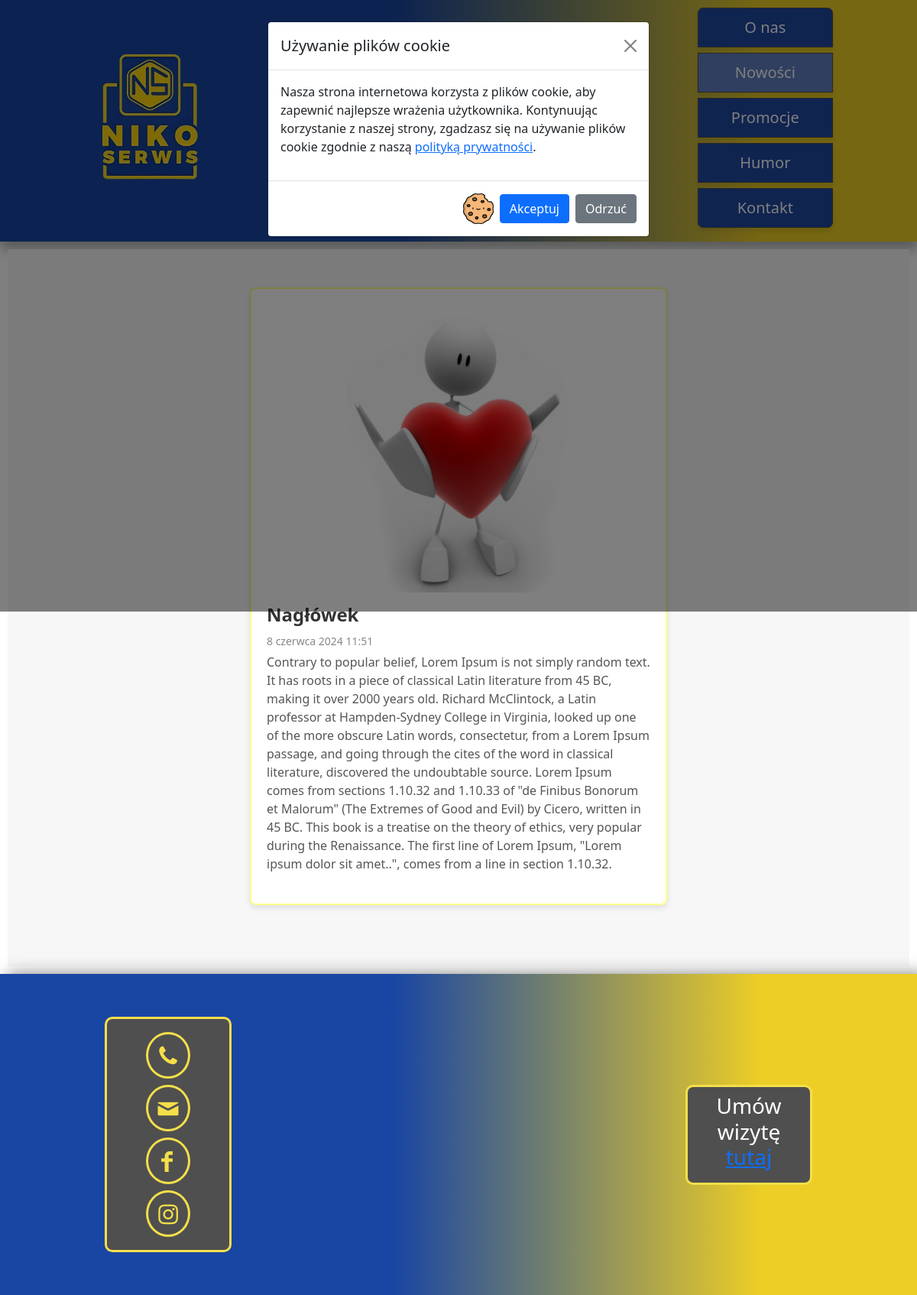
Screenshot of /nowosci/ with the database file from the repository.
### informacja/models.py (models this page shows, shortened)
class News(models.Model):
    img = models.ImageField(upload_to='zdjecia/', blank=True, null=True)
    header = models.CharField(max_length=40, verbose_name='Nagłówek', blank=True, null=True)
    date = models.DateTimeField(auto_now=True)
    desc = models.TextField(verbose_name='Treść', blank=True, null=True)
    class Meta:
        verbose_name = 'Nowość'
        verbose_name_plural = 'Nowośći'

### informacja/views.py (the view)
# urls.py: path('nowosci/', views.nowosci, name = 'nowosci'),
def nowosci(request):
    news = News.objects.all().order_by('-date')
    return render(request, 'wiadomosci.html', {'news': news})

### templates/wiadomosci.html (shortened to what this page needs)
{%extends 'base.html'%}
{%load static%}
{%block content%}
  <section class="news">
    <div class="container">
      <div class="row">
        {% if news %}
        {%for inf in news%}
        <div class="col-md-6">
          <div class="news-item">
            {%if inf.img%}
            <img src="{{inf.img.url}}" alt="News Image" class="news-image">
            {%endif%}
            {%if inf.header%}
            <h3 class="news-title">{{inf.header}}</h3>
            {%endif%}
            <p class="news-date">{{inf.date}}</p>
            {%if inf.desc%}
            <p class="news-description">{{inf.desc}}</p>
            {%endif%}
          </div>
        </div>
        {%endfor%}
        {%else%}
        <h1 class="mb-5 mt-5 text-center">Na razie ten rozdział jest pusty, zajmiemy się nim w najbliższy czas</h1>
        {%endif%}
      </div>
    </div>
  </section>
{%endblock%}

### templates/base.html (shortened to what this page needs)
{% load static %}
<!DOCTYPE html>
<html lang="pl">
<head>
    <link rel="stylesheet" href="{% static 'css/style.css' %}">
    <link rel="stylesheet" href="{% static 'css/bootstrap.min.css' %}">
    <link rel="stylesheet" href="{% static 'css/fontello.css' %}">
    <link rel="stylesheet" href="{% static 'css/indexstyles.css' %}">
</head>
<body>
  <header>
    <div class="header-content">
      <div class="row">
        <div class="col-sm-12 col-lg-4 some">
          <img src="{% static 'zyro-image.png' %}" alt="logo" class="logo" draggable="false">
        </div>
        <div class="col-sm-12 col-lg-4 t1 text-center text-white mb-4">
          <h1 class="krzywy-tekst">{% block header %}{% endblock %}</h1>
        </div>
        <div class="col-sm-12 col-lg-4">
          <div class="row">
            <div class="col-sm-12 col-lg-6">
              <div class="btn-group-vertical b-btns d-flex justify-content-end text-center">
                <a href="{% url 'main_page' %}" id="btn1" class="btn btn-lg mb-2 text-white btn-itd">O nas</a>
                <a href="{% url 'nowosci' %}" id="btn2" class="btn btn-lg mb-2 text-white btn-itd">Nowości</a>
                <a href="{% url 'promocje' %}" id="btn3" class="btn btn-lg mb-2 text-white btn-itd">Promocje</a>
                <a href="{% url 'humor' %}" id="btn4" class="btn btn-lg mb-2 text-white btn-itd">Humor</a>
                <a href="#footer" class="btn btn-lg mb-2 text-white btn-itd">Kontakt</a>
              </div>
            </div>
          </div>
        </div>
      </div>
    </div>
  </header>
  {% block content %}
  {% endblock %}
  <footer class="bg-primary text-white">
    <div class="container">
      <div class="row">
        <div class="col-md-2">
          <div class="contact-info">
            <div class="bgc">
              <div class="btn btn-lg btn-rst">
                <a href="tel:+48691407374"><i class="number icon-phone m-2"></i></a>
                <a href="https://mail.google.com/mail/u/0/#inbox?compose=GTvVlcRwPxNvZdBDCTKWgLVbWrrDCrclBGCmgszNqhXqKslKQrWpqtLqfMLLVxpVTTLNLFjTrbGCM"><i class="number icon-mail m-2"></i></a>
                <a href="https://www.facebook.com/NikoSerwis23/"><i class="number icon-facebook m-2"></i></a>
                <a href="https://instagram.com/nikoserwis?igshid=MzRlODBiNWFlZA=="><i class="number icon-instagram m-2"></i></a>
              </div>
            </div>
          </div>
        </div>
        <div id="footer" class="col-md-6" style="margin-bottom: 20px; margin-top: 20px;">
          <div class="map-div d-flex justify-content-center">
            <iframe class="map" src="https://www.google.com/maps/embed?pb=!1m18!1m12!1m3!1d2561.915607429088!2d18.594059699999995!3d50.0504122!2m3!1f0!2f0!3f0!3m2!1i1024!2i768!4f13.1!3m3!1m2!1s0x47114dcf5939cbc3%3A0x61a32faf3cd289e0!2sNikoserwis!5e0!3m2!1suk!2spl!4v1691093140425!5m2!1suk!2spl&" width="800px" height="320px" style="border:0;" allowfullscreen="" loading="lazy"></iframe>
          </div>
        </div>
        <div class="col-md-2">
          <div class="bgc d-flex justify-content-center">
            <div class="m-2">
              <h3 class="text-center">Umów wizytę
                {% if user.is_authenticated %}
                <a href="{% url 'profile' %}">tutaj</a>
                {% else %}
                <a href="{% url 'register' %}">tutaj</a>
                {% endif %}
              </h3>
            </div>
          </div>
        </div>
      </div>
    </div>
  </footer>
  <div class="modal fade" id="cookieModal" tabindex="-1" aria-labelledby="cookieModalLabel" aria-hidden="true">
    <div class="modal-dialog">
      <div class="modal-content">
        <div class="modal-header">
          <h5 class="modal-title" id="cookieModalLabel">Używanie plików cookie</h5>
          <button type="button" class="btn-close" data-bs-dismiss="modal" aria-label="Close"></button>
        </div>
        <div class="modal-body">
          <p>Nasza strona internetowa korzysta z plików cookie, aby zapewnić najlepsze wrażenia użytkownika. Kontynuując korzystanie z naszej strony, zgadzasz się na używanie plików cookie zgodnie z naszą <a href="{% url 'polityka' %}">polityką prywatności</a>.</p>
        </div>
        <div class="modal-footer">
          <img class="icon" src="{%static 'cookie.png'%}" width="40px" draggable="false">
          <button type="button" class="btn btn-primary" id="acceptCookies">Akceptuj</button>
          <button type="button" class="btn btn-secondary" id="rejectCookies">Odrzuć</button>
        </div>
      </div>
    </div>
  </div>
</body>
</html>

### Website/static/css/style.css (style rules this page uses)
:root { --color1: #2049A0; --color2: #F4DF4A; }
header, footer { padding: 30px 0; background: rgb(25, 70, 162); background: -moz-linear-gradient(90deg, rgba(25, 70, 162, 1) 43%, rgba(237, 206, 38, 1) 83%); background: -webkit-linear-gradient(90deg, rgba(25, 70, 162, 1) 43%, rgba(237, 206, 38, 1) 83%); background: linear-gradient(90deg, rgba(25, 70, 162, 1) 43%, rgba(237, 206, 38, 1) 83%); filter: progid:DXImageTransform.Microsoft.gradient(startColorstr="#1946a2", endColorstr="#edce26", GradientType=1); }
footer { box-shadow: 10px 0px 20px rgba(0, 0, 0, 0.5); }
header { box-shadow: 0 10px 15px rgba(0, 0, 0, 0.3); padding: 10px; }
.logo { max-width: 70%; max-height: 70%; display: flex; justify-content: center; }
.t1, .some { display: flex; align-items: center; justify-content: center; padding: 10px; }
.row { align-items: center; justify-content: center; }
.b-btns a { padding: 10px; border-radius: 7px; background-color: var(--color1); border: 1px solid #4f4f4f; cursor: pointer; transition: background-color 0.2s ease, transform 0.2s ease; }
.number { color: var(--color2); font-size: 30px; padding: 5px; display: block; border: 3px solid var(--color2); border-radius: 50%; transition: background-color 0.2s ease, transform 0.2s ease; }
.icon-facebook { padding-left: 2px; }
.bgc { border: 3px solid var(--color2); background-color: #4f4f4f; border-radius: 10px; display: flex; justify-content: center; }
@media (min-width: 1024px) { .map { max-width: 94%; } }
section { margin: 10px; display: flex; justify-content: center; }
.news { background-color: #f7f7f7; padding: 50px 0; }
.news-item { background-color: #fff; box-shadow: 0 4px 8px rgba(0, 0, 0, 0.1); border-radius: 8px; border: 2px solid var(--color2); padding: 20px; margin-bottom: 30px; }
.news-image { width: 100%; height: auto; border: 2px solid var(--color1); border-radius: 8px; margin-bottom: 15px; }
.news-title { font-size: 24px; font-weight: bold; color: #333; margin-bottom: 10px; }
.news-date { font-size: 14px; color: #888; margin-bottom: 5px; }
.news-description { font-size: 16px; color: #555; margin-bottom: 20px; }
.btn-itd { padding: 15px 20px; box-shadow: 0px 4px 6px rgba(0, 0, 0, 0.1); }

### templates/wiadomosci.html (style rules this page uses)
#btn2 { background-color: #607ebf; }
.news-item { border: 2px solid rgb(255, 255, 135); }
.news-image { border: 2px; }

### rows the page displays
News: img (picture), header "Nagłówek", date "8 czerwca 2024 11:51", desc "Contrary to popular belief, Lorem Ipsum is not simply random text. It has roots in a piece of classical Latin literature from 45 BC, making it over 2000 years old. Richard McClintock, a Latin professor at Hampden-Sydney College in Virginia, looked up one of the more obscure Latin words, consectetur, from a Lorem Ipsum passage, and going through the cites of the word in classical literature, discovered the undoubtable source. Lorem Ipsum comes from sections 1.10.32 and 1.10.33 of \"de Finibus Bonorum et Malorum\" (The Extremes of Good and Evil) by Cicero, written in 45 BC. This book is a treatise on the theory of ethics, very popular during the Renaissance. The first line of Lorem Ipsum,…"
